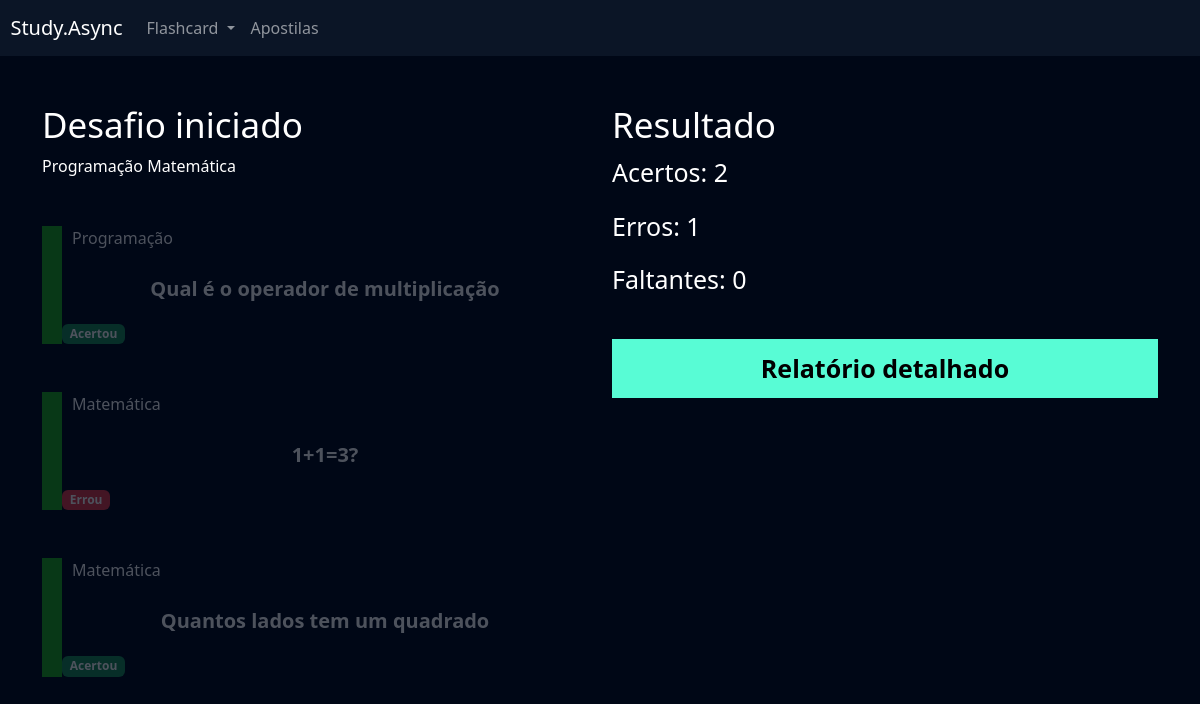
The page /flashcard/desafio/6/ (signed in) on the database its author committed.
### flashcard/models.py (models this page shows, shortened)
class FlashcardDesafio(models.Model):
    flashcard = models.ForeignKey(Flashcard, on_delete=models.DO_NOTHING)
    respondido = models.BooleanField(default=False)
    acertou = models.BooleanField(default=False)

class Flashcard(models.Model):
    DIFICULDADE_CHOICES = (('D', 'Difícil'), ('M', 'Médio'), ('F', 'Fácil'))
    user = models.ForeignKey(User, on_delete=models.DO_NOTHING)
    pergunta = models.CharField(max_length=100)
    resposta = models.TextField()
    categoria = models.ForeignKey(Categoria, on_delete=models.DO_NOTHING)
    dificuldade = models.CharField(max_length=1, choices=DIFICULDADE_CHOICES)
    @property
    def css_dificuldade(self):
        if self.dificuldade == "F":
            return "flashcard-facil"
        elif self.dificuldade == "M":
            return "flashcard-medio"
        elif self.dificuldade == "D":
            return "flashcard-dificil"

class Categoria(models.Model):
    nome = models.CharField(max_length=20)
    def __str__(self):
        return self.nome

### flashcard/views.py (the view)
# urls.py: path('desafio/<int:id>/', views.desafio, name='desafio'),
def desafio(request, id):
    desafio = Desafio.objects.get(id=id)
    if not desafio.user == request.user:
        raise(Http404)
    if request.method == "GET":
        acertos = desafio.flashcards.filter(respondido=True).filter(acertou=True).count()
        erros = desafio.flashcards.filter(respondido=True).filter(acertou=False).count()
        faltantes = desafio.flashcards.filter(respondido=False).count()
        return render(request, 'desafio.html', {'desafio': desafio, 'acertos': acertos, 'erros': erros, 'faltantes': faltantes})

### flashcard/templates/desafio.html (shortened to what this page needs)
{% extends "base.html" %}
{% load static %}
{% block 'cabecalho' %}
 <link href="{% static 'usuarios/css/cadastro.css' %}" rel="stylesheet">
 <link href="{% static 'flashcard/css/novo_flashcard.css' %}" rel="stylesheet">
 <link href="{% static 'flashcard/css/iniciar_desafio.css' %}" rel="stylesheet">
 <link href="{% static 'flashcard/css/desafio.css' %}" rel="stylesheet">
 <link href='https://unpkg.com/boxicons@2.1.4/css/boxicons.min.css' rel='stylesheet'>
{% endblock 'cabecalho' %}
{% block 'conteudo' %}
{% include "partials/header.html" %}
 <div class="container">
 <br>
 <br>
 <div class="row">
 <div class="col-md">
 <h3 class="fonte-secundaria" >Desafio iniciado</h3>
 <span class="badge-categoria">Programação</span>
 <span class="badge-categoria" >Matemática</span>
 <br>
 <br>
 <br>
 {% for flash in desafio.flashcards.all %}
 <div class="box-new-flashcard {% if flash.respondido %}op2{% endif %}">
 <div class="flashcard {{flash.flashcard.css_dificuldade}}">
 <div class="flashcard-categoria">
 {{flash.flashcard.categoria}}
 </div>
<br>
<br>
<div class="flashcard-box-item" onclick="flip_card({{flash.id}})" >
 <p class="flashcard-item">{{flash.flashcard.pergunta}}</p>
 </div>
{% if  not flash.respondido %}
<div class="responder">
 <a href="{% url 'responder_flashcard' flash.id %}?acertou=0&desafio_id={{desafio.id}}"><i class='bx bxs-x-square icone-vermelho'></i></a>
 <a href="{% url 'responder_flashcard' flash.id %}?acertou=1&desafio_id={{desafio.id}}"><i class='bx bxs-check-square icone-verde' ></i></a>
 </div>
 {% else %}
{% if flash.acertou %}
<span class="badge bg-success">Acertou</span>
{% else %}
<span class="badge bg-danger">Errou</span>
{% endif %}
 {% endif %}
 </div>
 </div>
 <br>
 <br>
 {% endfor %}
 </div>
 <div class="col-md">
 <h3 class="fonte-secundaria">Resultado</h3>
 <p class="fonte-p">Acertos: {{acertos}}</p>
 <p class="fonte-p">Erros: {{erros}} </p>
 <p class="fonte-p">Faltantes: {{faltantes}} </p>
 <br>
 <a class="btn-cadastro btn-desafio" href="{% url 'relatorio' desafio.id %}">Relatório detalhado</a>
 </div>
 </div>
 </div>
{% endblock 'conteudo' %}

### templates/static/geral/css/base.css (style rules this page uses)
:root { --main-color: #0b1526; --dark-color: #000716; --secondary-dark-color: rgb(15, 2, 26); --light-color: #00c1f3; --contrast-color: #f4c96b; --differential-color: #58fcd5; }
body { background-color: var(--dark-color) !important; color: white !important; }

### templates/static/usuarios/css/cadastro.css (style rules this page uses)
* { margin: 0; padding: 0; }
.btn-cadastro { padding: 10px; background-color: #58fcd5; border: none; border: 1px solid #58fcd5; font-size: 18px; font-weight: bold; padding-left: 25px; padding-right: 25px; }

### templates/static/flashcard/css/novo_flashcard.css (style rules this page uses)
.flashcard-box-item { text-align: center; }
.flashcard p { font-size: 20px; font-weight: bold; cursor: pointer; }
.flashcard-facil { border-left: 20px solid #1DAB1A; }
.flashcard-categoria { background-color: var(--dark-color); display: inline; padding: 10px; }

### templates/static/flashcard/css/iniciar_desafio.css (style rules this page uses)
.fonte-secundaria { font-size: 35px; }

### templates/static/flashcard/css/desafio.css (style rules this page uses)
.box-new-flashcard { margin: 0; }
.op2 { opacity: .3; }
.fonte-p { font-size: 25px; }
.btn-desafio { width: 100% !important; color: black; text-decoration: none; display: block; text-align: center; font-size: 25px; }

### rows shown on the page
FlashcardDesafio: flashcard.categoria "Programação", flashcard.pergunta "Qual é o operador de multiplicação", respondido "Acertou"
FlashcardDesafio: flashcard.categoria "Matemática", flashcard.pergunta "1+1=3?", respondido "Errou"
FlashcardDesafio: flashcard.categoria "Matemática", flashcard.pergunta "Quantos lados tem um quadrado", respondido "Acertou"

### other values the page prints
{{ acertos }} "2"
{{ erros }} "1"
{{ faltantes }} "0"
